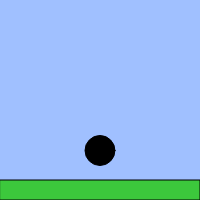
Frame 1 (no input)
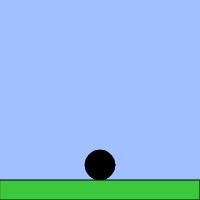
Frame 60 (no input)
Frame 120 (the mouse pressed at the canvas centre since frame 60): identical to frame 60, image omitted

The p5.js sketch that drew these frames (run headless with seeded random() and noise() and a simulated clock; from frame 60 on, the mouse is pressed at the canvas centre):

// p5.js sketch
// ── sketch.js
let x = 100;     // 位置
let y = 150;
let vx = 0;      // 横の速度
let vy = 0;      // 縦の速度
let onGround = true;

const groundY = 180;
const speed = 2;
const dashSpeed = 4;
const gravity = 0.5;
const jumpPower = -10;
const size = 30;

function setup() {
  createCanvas(200, 200);
}

function draw() {
  background(160, 192, 255);

  // --- 入力処理 ---
  if (keyIsDown(LEFT_ARROW)) {
    vx = -speed;
    if (keyIsDown(90)) vx = -dashSpeed; // Zキーでダッシュ
  } else if (keyIsDown(RIGHT_ARROW)) {
    vx = speed;
    if (keyIsDown(90)) vx = dashSpeed;
  } else {
    vx = 0;
  }

  // --- 重力 ---
  vy += gravity;

  // --- 位置更新 ---
  x += vx;
  y += vy;

  // --- 地面判定 ---
  if (y + size/2 >= groundY) {
    y = groundY - size/2;
    vy = 0;
    onGround = true;
  } else {
    onGround = false;
  }

  // --- 描画 ---
  fill(0);
  ellipse(x, y, size, size);

  // 地面
  fill(60, 200, 60);
  rect(0, groundY, width, height - groundY);
}

// --- ジャンプ（空中では不可） ---
function keyPressed() {
  if (keyCode === 32 && onGround) { // Space
    vy = jumpPower;
    onGround = false;
  }
}
